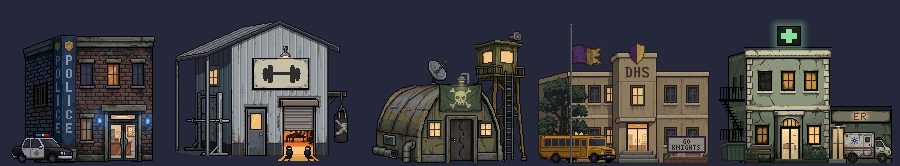
#> input picture Assets/Village/_source/hospital-176/hospital176_t3_lineup_2x.png, 1800 x 332 px, given in place of t2_base.png, which was not available (shown at 1/2 size)
$ python t2.py ../hospital176_t3_lineup_2x.png
#> lines starting #> are read from the running program, lines starting #| are printed output that depends on the picture; after the words box and inside, x2 and y2 are one past the last pixel; in counts of white or black regions, pixels touching at a corner belong together; long printed decimals are rounded
### Assets/Village/_source/hospital-176/scripts/graffiti.py
import numpy as np, random
from PIL import Image, ImageDraw

G = {
 'D': [[(0,0),(0,1)], [(0,0),(0.5,0.04),(0.85,0.3),(0.88,0.68),(0.55,0.95),(0,1)]],
 'E': [[(0.8,0.02),(0,0),(0.02,1),(0.82,0.98)], [(0.02,0.5),(0.62,0.48)]],
 'A': [[(0,1),(0.42,0),(0.84,1)], [(0.18,0.62),(0.66,0.6)]],
 'H': [[(0,0),(0.02,1)], [(0.76,0),(0.74,1)], [(0.02,0.52),(0.75,0.48)]],
 'L': [[(0,0),(0.02,1),(0.72,0.98)]],
 'P': [[(0.02,1),(0,0),(0.62,0.02),(0.86,0.26),(0.64,0.54),(0.02,0.56)]],
 'U': [[(0,0),(0.0,0.82),(0.14,1),(0.64,1),(0.8,0.82),(0.8,0)]],
 'S': [[(0.76,0.1),(0.5,0),(0.15,0.05),(0.05,0.26),(0.4,0.5),(0.72,0.7),(0.66,0.94),(0.3,1),(0,0.88)]],
}

def hand_text(out, text, x0, y0, h, w, step, width, col, angle_deg, seed=1, drips=0.4, S=6, jit=1.0):
    """Draw text with wobbly strokes, slanted, onto out (H x W x 4 float)."""
    r = random.Random(seed)
    H_, W_ = out.shape[:2]
    big = Image.new('L', (W_ * S, H_ * S), 0); d = ImageDraw.Draw(big)
    ang = np.radians(angle_deg); ca, sa = np.cos(ang), np.sin(ang)
    bottoms = []
    x = 0.0
    for ch in text:
        if ch == ' ':
            x += step * 0.6; continue
        for stroke in G[ch]:
            pts = []
            for (u, v) in stroke:
                px_ = x + u * w + r.uniform(-0.09, 0.09) * w * jit
                py_ = v * h + r.uniform(-0.06, 0.06) * h * jit
                # rotate around the text origin, then place
                X = x0 + px_ * ca - py_ * sa
                Y = y0 + px_ * sa + py_ * ca
                pts.append((X * S, Y * S))
                if v > 0.9: bottoms.append((X, Y))
            # wobble: subdivide each segment with a slight bend
            for (a, b) in zip(pts[:-1], pts[1:]):
                mx = (a[0] + b[0]) / 2 + r.uniform(-0.35, 0.35) * S * jit; my = (a[1] + b[1]) / 2 + r.uniform(-0.35, 0.35) * S * jit
                wd = max(1, int(round(width * S * r.uniform(0.8, 1.15))))
                d.line([a, (mx, my), b], fill=255, width=wd, joint='curve')
        x += step
    small = np.asarray(big.resize((W_, H_), Image.BOX)).astype(float) / 255
    m = small > 0.38
    rr = np.random.default_rng(seed)
    col = np.array(col, float)
    for (yy, xx) in zip(*np.where(m)):
        out[yy, xx, :3] = col * rr.uniform(0.86, 1.06); out[yy, xx, 3] = 255
    for (X, Y) in bottoms:
        if r.random() < drips:
            xi, yi = int(round(X)), int(round(Y)) + 1
            for k in range(r.randint(2, 5)):
                if 0 <= yi + k < H_ and 0 <= xi < W_ and out[yi + k, xi, 3] > 0:
                    out[yi + k, xi, :3] = col * 0.82

### Assets/Village/_source/hospital-176/scripts/t2.py
"""Hospital T2 (squatters) from the T3 base without the ambulance. Stages: rough | final."""
import sys, os, numpy as np, random, colorsys
from PIL import Image, ImageFilter
import fx

STAGE = sys.argv[1]
OUT = np.array([28, 29, 32.]); IR = np.array([26, 26, 29.])
rnd = np.random.default_rng(22)
b = np.asarray(Image.open('t2_base.png').convert('RGBA')).astype(float)
g0 = np.asarray(Image.open('hospital_layout_guide_176x144.png').convert('RGBA'))
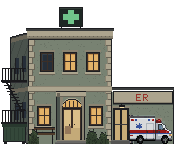
#> input picture Assets/Village/_source/hospital-176/hospital_layout_guide_176x144.png, 176 x 144 px, found by its file name
#> g0 is the input picture: shape (144, 176, 4); mean R, G, B, A 69.3, 68.5, 59.2, 160.5
o = b.copy()

def P(x, y, c, a=255):
    if 0 <= x < 176 and 0 <= y < 144:
        o[y, x, :3] = c; o[y, x, 3] = a

DG = np.array([34, 40, 48.]); DG2 = np.array([46, 54, 62.])
def dark_glass(x0, y0, x1, y1):
    for y in range(y0, y1 + 1):
        for x in range(x0, x1 + 1):
            c = o[y, x, :3]
            if c.mean() > 60 and not (abs(c[0] - c[1]) < 6 and c.mean() < 70):
                o[y, x, :3] = (DG2 if (x + 2 * y) % 9 == 0 else DG) + rnd.normal(0, 2, 3)

# lights off: every window glass, lobby, transom, ER door
for cx in (47, 70, 93): dark_glass(cx - 5, 54, cx + 4, 69)
for cx in (44, 96): dark_glass(cx - 5, 108, cx + 4, 123)
dark_glass(63, 100, 80, 106); dark_glass(64, 110, 79, 139); dark_glass(114, 109, 125, 139)
# cross sign off (dark green, no glow)
for y in range(7, 27):
    for x in range(59, 83):
        if tuple(g0[y, x, :3]) == (112, 196, 138): P(x, y, (44, 64, 52) if (x + y) % 6 else (52, 72, 58))
# ER lamp off
for x in range(118, 122): P(x, 107, (60, 58, 54))
# ER letters faded
for y in range(94, 101):
    for x in range(136, 148):
        if tuple(g0[y, x, :3]) == (150, 52, 44):
            o[y, x, :3] = o[y, x, :3] * 0.45 + o[y, x - 1 if x > 136 else x + 1, :3] * 0.0 + np.array([112, 80, 66.]) * 0.55

# ---- boards (code), each window different
W1, W2, W3 = np.array([112, 90, 64.]), np.array([92, 72, 52.]), np.array([74, 58, 42.])
NAIL = np.array([150, 146, 136.])
mask_b = np.zeros((144, 176), np.uint8)
def plank(x0, y0, x1, y1, col, tilt=0.0):
    """horizontal plank from x0..x1, rows y0..y1, tilted (rows per px)."""
#> called with x0 = 39, y0 = 54, x1 = 54, y1 = 57, col = array of shape (3,), tilt = 0.05
    for x in range(x0, x1 + 1):
        dy = round(tilt * (x - x0))
        for y in range(y0 + dy, y1 + dy + 1):
            edge = y in (y0 + dy, y1 + dy)
            P(x, y, OUT if (edge and y == y1 + dy) else (col * (0.86 if edge else 1.0) + rnd.normal(0, 4, 3)))
            mask_b[y, x] = 255
        if x in (x0 + 1, x1 - 1): P(x, y0 + dy + 1, NAIL)

# upper-left: three uneven horizontal planks with gaps
plank(39, 54, 54, 57, W1, 0.05); plank(40, 60, 55, 63, W2, -0.07); plank(39, 66, 54, 68, W3, 0.04)
# upper-right: plywood sheet with a broken top-right corner
for y in range(53, 71):
    for x in range(86, 101):
        if x - 86 > 9 and y - 53 < (x - 95) * 1.2: continue        # broken corner
        P(x, y, np.array([120, 100, 70.]) + rnd.normal(0, 5, 3) - (8 if (x * 3 + y) % 11 == 0 else 0)); mask_b[y, x] = 255
for y in range(53, 71): P(86, y, OUT); P(100, y, OUT) if y > 64 else None
for x in range(86, 101): P(x, 70, OUT)
for (x, y) in [(88, 55), (98, 68), (88, 68)]: P(x, y, NAIL)
# lower-left: crossed planks over dark glass
for i in range(18):
    for (x, y) in [(37 + round(i * 14 / 17), 106 + i), (51 - round(i * 14 / 17), 106 + i)]:
        for d in (0, 1, 2):
            P(x + d, y, W2 if d < 2 else OUT); mask_b[y, x + d] = 255
# lower-right: rusty corrugated tin
for y in range(105, 127):
    for x in range(88, 104):
        rib = (x - 88) % 3
        c = np.array([112, 74, 50.]) if rib == 0 else (np.array([92, 62, 44.]) if rib == 1 else np.array([72, 50, 38.]))
        if rnd.random() < 0.18: c = c * np.array([1.1, 0.95, 0.85])
        P(x, y, c + rnd.normal(0, 4, 3)); mask_b[y, x] = 255
    P(88, y, OUT); P(103, y, OUT)
for x in range(88, 104): P(x, 105, OUT); P(x, 126, OUT)
# entrance: doors kept, crooked planks across + one hanging plank
ENT = []
def eplank(x0, y0, x1, y1, col, tilt):
    plank(x0, y0, x1, y1, col, tilt); ENT.append((x0, y0, x1, y1, tilt))
eplank(59, 112, 84, 117, W1, 0.06); eplank(60, 122, 83, 127, W2, -0.05); eplank(59, 132, 84, 137, W3, 0.03)
for i in range(18):
    x = 65 + round(i * 0.55); y = 117 + i
    for d in range(5): P(x + d, y, W2 * (0.9 if d == 0 else 1.0) if d < 4 else OUT); mask_b[y, x + d] = 255

# ---- ER doors: chain through the handles + padlock (code)
for x in range(115, 125):
    y = 123 + (1 if (x - 115) in (4, 5) else 0)
    P(x, y, (96, 96, 98) if x % 2 else (64, 64, 66))
for y in range(125, 129):
    for x in range(119, 122): P(x, y, (120, 100, 50) if y > 125 else (90, 90, 92))
P(120, 125, (40, 40, 40))

# ---- candle in the upstairs middle window (only light)


# ---- graffiti where the ambulance stood: DEAD (red) / HELP US (black)
F = {'D': ["###.", "#..#", "#..#", "#..#", "#..#", "#..#", "###."], 'E': ["####", "#...", "#...", "###.", "#...", "#...", "####"],
     'A': [".##.", "#..#", "#..#", "####", "#..#", "#..#", "#..#"], 'H': ["#..#", "#..#", "#..#", "####", "#..#", "#..#", "#..#"],
     'L': ["#...", "#...", "#...", "#...", "#...", "#...", "####"], 'P': ["###.", "#..#", "#..#", "###.", "#...", "#...", "#..."],
     'U': ["#..#", "#..#", "#..#", "#..#", "#..#", "#..#", ".##."], 'S': [".###", "#...", "#...", ".##.", "...#", "...#", "###."], ' ': ["...."] * 7}
def spray(text, x, y, col, scale=1, seed=1, gap=1, skip=0.07):
    r = random.Random(seed)
    for ch in text:
        if ch == ' ':
            x += 3; continue
        g = F[ch]; jy = r.choice([0, 0, 1, -1]) if scale > 1 else r.choice([0, 0, 0, 1])
        for yy, row in enumerate(g):
            for xx, c in enumerate(row):
                if c == '#':
                    for sy in range(scale):
                        for sx in range(scale):
                            px_, py_ = x + xx * scale + sx, y + (yy + jy) * scale + sy
                            if r.random() > skip: P(px_, py_, np.array(col) + r.uniform(-8, 8))
                    if yy == 6 and r.random() < 0.45:                    # drips
                        for k in range(r.randint(1, 4)): P(x + xx * scale, y + (7 + jy) * scale + k, np.array(col) * 0.9)
        x += 4 * scale + gap

# ---- brown shrubs (dry)
for y in range(118, 144):
    for x in range(26, 112):
        r_, g_, bb = o[y, x, :3] / 255
        if g_ > r_ + 0.03 and g_ > bb and o[y, x, :3].mean() < 110 and (x < 40 or x > 84):
            h, l, s = colorsys.rgb_to_hls(r_, g_, bb)
            nr, ng, nb = colorsys.hls_to_rgb(0.075 + rnd.uniform(-0.01, 0.01), l * 0.95, min(s * 1.1, 0.45))
            o[y, x, :3] = [nr * 255, ng * 255, nb * 255]

if STAGE == 'rough':
    Image.fromarray(o.astype('uint8')).save('t2_rough.png')
    Image.fromarray(mask_b).filter(ImageFilter.MaxFilter(3)).save('t2_mask_boards.png')
    bg = Image.new('RGBA', (176, 144), (36, 40, 58, 255)); bg.alpha_composite(Image.fromarray(o.astype('uint8')))
    bg.resize((704, 576), Image.NEAREST).save('t2_rough_4x.png')
    sys.exit()

# ---- final: board inpaint (texture) keyed to the boards only
if os.path.exists('t2_boards_inp.png'):
    ai = np.asarray(Image.open('t2_boards_inp.png').convert('RGBA')).astype(float)
    mk = mask_b > 0
    white = ai[..., :3].min(2) > 226
    use = mk & ~white
    use[108:142, 57:88] = False
    o[use, :3] = ai[use, :3]
    # code grain on the entrance planks
    gr = np.random.default_rng(9)
    for (x0, y0, x1, y1, tilt) in ENT:
        for x in range(x0, x1 + 1):
            dy = round(tilt * (x - x0))
            for y in range(y0 + dy + 1, y1 + dy):
                if gr.random() < 0.22: o[y, x, :3] *= 0.85
                if (y - y0 - dy) == 2 and gr.random() < 0.5: o[y, x, :3] *= 0.9
        kx = gr.integers(x0 + 4, x1 - 4); o[y0 + 3 + round(tilt * (kx - x0)), kx, :3] *= 0.7
    # candle stays code
    for y in range(62, 70):
        for x in range(66, 74): pass

# grime: blotches, drips under sills / cornice, rising damp
for _ in range(70):
    x = rnd.integers(29, 172); y = rnd.integers(40, 140); r = rnd.integers(2, 5)
    for yy in range(y - r, y + r + 1):
        for xx in range(x - r, x + r + 1):
            if 0 <= xx < 176 and 0 <= yy < 144 and o[yy, xx, 3] > 0 and ((xx - x) ** 2 + (yy - y) ** 2) <= r * r and rnd.random() < 0.6:
                if 60 < o[yy, xx, :3].mean() < 200: o[yy, xx, :3] *= 0.9
for sy in (40, 74, 92, 128):        # drips
    for x in range(29, 172, 3):
        if rnd.random() < 0.45:
            for k in range(rnd.integers(2, 9)):
                y = sy + k
                if y < 144 and o[y, x, 3] > 0 and 60 < o[y, x, :3].mean() < 200: o[y, x, :3] *= 0.88
for y in range(128, 144):           # rising damp
    for x in range(10, 174):
        if o[y, x, 3] > 0 and 50 < o[y, x, :3].mean() < 200 and rnd.random() < (y - 128) / 22:
            o[y, x, :3] *= np.array([0.9, 0.92, 0.88])

# dull pass (sat x0.8, value x0.86)
rgb = o[..., :3] / 255
mx = rgb.max(2, keepdims=True); mn = rgb.min(2, keepdims=True); mean = rgb.mean(2, keepdims=True)
#> after `mn = rgb.min(2, keepdims=True)`:
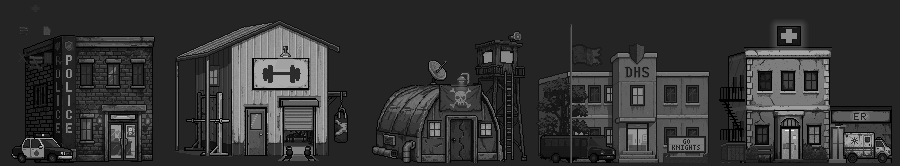
#> mn: shape (332, 1800, 1) float64 (shown at 1/2 size); min 0, max 0.969, mean 0.204
#> after `mean = rgb.mean(2, keepdims=True)`:
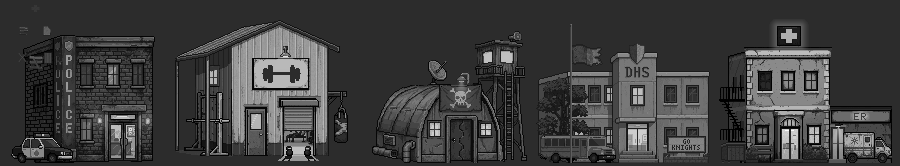
#> mean: shape (332, 1800, 1) float64 (shown at 1/2 size); min 0, max 0.99, mean 0.244
rgb = mean + (rgb - mean) * 0.8
o[..., :3] = np.clip(rgb * 0.86 * 255, 0, 255)
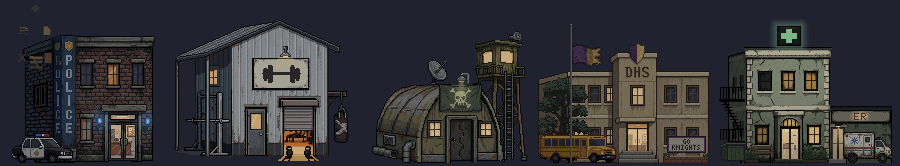
#> o: shape (332, 1800, 4) float64 (shown at 1/2 size); mean R, G, B, A 52.8, 52.6, 55.1, 255

# graffiti (after the dull pass so it stays readable)
import graffiti
graffiti.hand_text(o, 'DEAD', 133, 111, 12, 7.5, 9.6, 1.9, (176, 50, 40), -8, seed=3, drips=0.55)
#> in hand_text, `big = Image.new('L', (W_ * S, H_ * S), 0)`: big: PIL image 10800x1992 L; every value is 0
#> after the loop in hand_text, `for ch in text:`: bottoms = [(134.5, 123.1), (138.2, 122), (135.2, 122.8), (143.8, 121.2), (150.8, 120.3), (154.2, 120.2), (160.4, 119.4), (163, 119.4), (166.7, 118.3), (163, 119.6)]; x = 38.4
#> in hand_text, `small = np.asarray(big.resize((W_, H_), Image.BOX)).astype(float) / 255`:
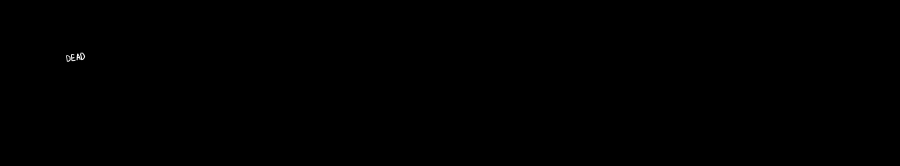
#> small: shape (332, 1800) float64 (shown at 1/2 size); min 0, max 1, mean 0.00038
#> in hand_text, `m = small > 0.38`: m: shape (332, 1800) bool; 0.04% white in thin lines or dots, all inside (x1, y1, x2, y2) = (132, 105, 170, 124)
#> the loop in hand_text, `for (yy, xx) in zip(*np.where(m)):` made 259 passes
#> (yy, xx) on passes 1 to 3: (105, 161), (105, 162), (105, 163)
#> the loop in hand_text, `for (X, Y) in bottoms:` made 10 passes
#> (X, Y, xi, yi) on passes 1, 2, 4, 7, 8, 10: (134.5, 123.1, 135, 124), (138.2, 122, 138, 123), (143.8, 121.2, 144, 122), (160.4, 119.4, 160, 120), (163, 119.4, 163, 120), (163, 119.6, 163, 121)
graffiti.hand_text(o, 'HELP US', 134, 128, 6.5, 4.0, 5.6, 1.15, (178, 172, 160), -6, seed=8, drips=0.2, jit=0.5)
#> in hand_text (call 2), `m = small > 0.38`: m: shape (332, 1800) bool; 0.02% white in thin lines or dots, all inside (x1, y1, x2, y2) = (133, 124, 169, 135)
#> the loop in hand_text (call 2), `for (yy, xx) in zip(*np.where(m)):` made 115 passes
#> (yy, xx) on passes 1 to 12: (124, 166), (124, 167), (125, 151), (125, 152), (125, 153), (125, 159), (125, 162), (125, 163), (125, 165), (125, 166), (125, 167), (126, 150)
#> the loop in hand_text (call 2), `for (X, Y) in bottoms:` made 11 passes
#> (X, Y, xi, yi) on pass 2: (137.6, 134.1, 138, 135)
#> (X, Y) on passes 1, 3, 4, 5, 6, 7: (134.6, 134.5), (140.4, 133.8), (143.5, 133.3), (146, 133.1), (148.7, 132.9), (151.5, 132.5)
# candle glow (the only light) -- pane only + a hint on the sill
# candle BEHIND the glass in the left pane of the upstairs middle window; light on the glass only
FRg = (60, 47, 39)
glass = [(x, y) for y in range(54, 70) for x in range(65, 75) if tuple(g0[y, x, :3]) != FRg and tuple(g0[y, x, :3]) != (30, 31, 34)]
#> glass = 135 pairs, first value 65 to 74, second value 54 to 69
CX, CY = 67, 63
for (x, y) in glass:
    d = ((x - CX) ** 2 + ((y - CY) * 1.1) ** 2) ** 0.5
    k = 0.85 * max(0, 1 - d / 11) ** 1.2
    o[y, x, :3] = o[y, x, :3] * (1 - k) + np.array([236, 150, 70.]) * k
#> this loop made 135 passes
#> (x, y, d, k) on passes 1 to 12: (65, 54, 10.1, 0.0422), (66, 54, 9.95, 0.0507), (67, 54, 9.9, 0.0536), (68, 54, 9.95, 0.0507), (69, 54, 10.1, 0.0422), (71, 54, 10.68, 0.0123), (72, 54, 11.09, 0), (73, 54, 11.58, 0), (74, 54, 12.12, 0), (65, 55, 9.02, 0.108), (66, 55, 8.86, 0.119), (67, 55, 8.8, 0.123)
for y in range(64, 69): o[y, 67, :3] = [196, 184, 156]; o[y, 66, :3] = [168, 156, 130]
o[69, 65:70, :3] = [62, 50, 40]                      # dish on the inner sill
o[63, 67, :3] = [255, 206, 120]; o[62, 67, :3] = [255, 232, 168]; o[62, 66, :3] = [250, 190, 100]
# window bars stay in front of the candle
for (x, y) in [(x, y) for y in range(54, 70) for x in range(65, 75) if tuple(g0[y, x, :3]) == FRg]:
    o[y, x, :3] = b[y, x, :3] * 0.7
#> this loop made 25 passes
#> (x, y) on passes 1 to 12: (70, 54), (70, 55), (70, 56), (70, 57), (70, 58), (70, 59), (70, 60), (65, 61), (66, 61), (67, 61), (68, 61), (69, 61)
o = np.clip(o, 0, 255)
Image.fromarray(o.astype('uint8')).save('hospital_t2_draft_176x144.png')
a = o[o[..., 3] > 200][:, :3] / 255
print('V', a.max(1).mean() * 255)
#| V 61.906
bg = Image.new('RGBA', (176, 144), (36, 40, 58, 255)); bg.alpha_composite(Image.fromarray(o.astype('uint8')))
#> after `bg = Image.new('RGBA', (176, 144), (36, 40, 58, 255))`:
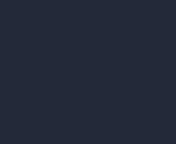
#> bg: PIL image 176x144 RGBA; mean R, G, B, A 36, 40, 58, 255
bg.resize((704, 576), Image.NEAREST).save('t2_4x.png')
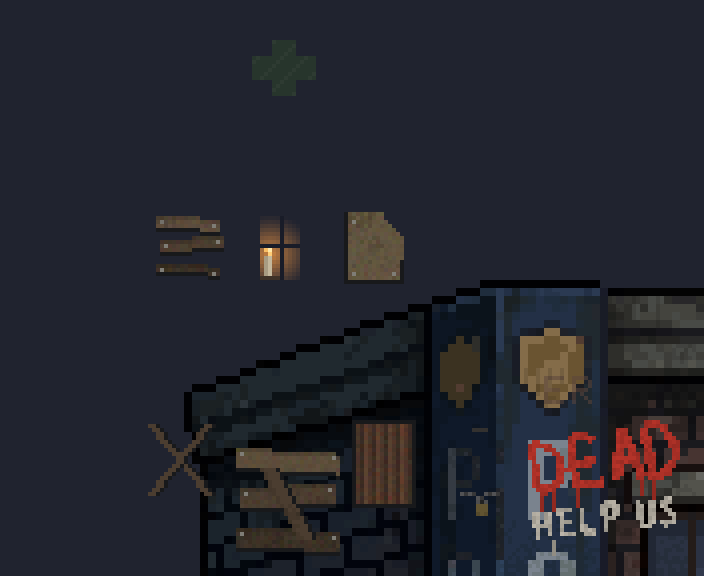
#> saved as t2_4x.png: PIL image 704x576 RGBA; mean R, G, B, A 36.1, 37.1, 45.3, 255
